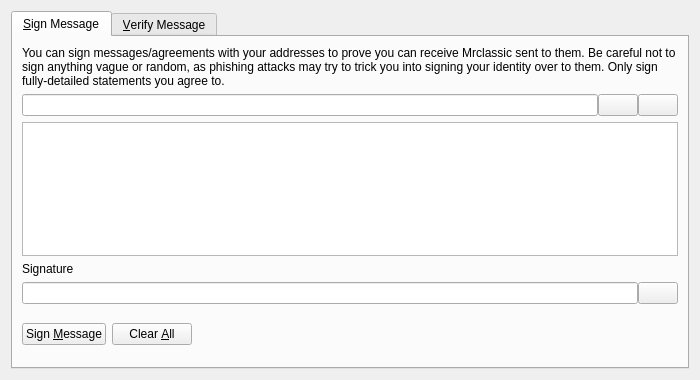
<?xml version="1.0" encoding="UTF-8"?>
<ui version="4.0">
 <class>SignVerifyMessageDialog</class>
 <widget class="QDialog" name="SignVerifyMessageDialog">
  <property name="geometry">
   <rect>
    <x>0</x>
    <y>0</y>
    <width>700</width>
    <height>380</height>
   </rect>
  </property>
  <property name="windowTitle">
   <string>Signatures - Sign / Verify a Message</string>
  </property>
  <property name="modal">
   <bool>true</bool>
  </property>
  <layout class="QVBoxLayout" name="verticalLayout">
   <item>
    <widget class="QTabWidget" name="tabWidget">
     <property name="currentIndex">
      <number>0</number>
     </property>
     <widget class="QWidget" name="tabSignMessage">
      <attribute name="title">
       <string>&amp;Sign Message</string>
      </attribute>
      <layout class="QVBoxLayout" name="verticalLayout_SM">
       <item>
        <widget class="QLabel" name="infoLabel_SM">
         <property name="text">
          <string>You can sign messages/agreements with your addresses to prove you can receive Mrclassic sent to them. Be careful not to sign anything vague or random, as phishing attacks may try to trick you into signing your identity over to them. Only sign fully-detailed statements you agree to.</string>
         </property>
         <property name="textFormat">
          <enum>Qt::PlainText</enum>
         </property>
         <property name="wordWrap">
          <bool>true</bool>
         </property>
        </widget>
       </item>
       <item>
        <layout class="QHBoxLayout" name="horizontalLayout_1_SM">
         <property name="spacing">
          <number>0</number>
         </property>
         <item>
          <widget class="QValidatedLineEdit" name="addressIn_SM">
           <property name="toolTip">
            <string>The Mrclassic address to sign the message with</string>
           </property>
          </widget>
         </item>
         <item>
          <widget class="QPushButton" name="addressBookButton_SM">
           <property name="toolTip">
            <string>Choose previously used address</string>
           </property>
           <property name="text">
            <string/>
           </property>
           <property name="shortcut">
            <string>Alt+A</string>
           </property>
           <property name="autoDefault">
            <bool>false</bool>
           </property>
          </widget>
         </item>
         <item>
          <widget class="QPushButton" name="pasteButton_SM">
           <property name="toolTip">
            <string>Paste address from clipboard</string>
           </property>
           <property name="text">
            <string/>
           </property>
           <property name="shortcut">
            <string>Alt+P</string>
           </property>
           <property name="autoDefault">
            <bool>false</bool>
           </property>
          </widget>
         </item>
        </layout>
       </item>
       <item>
        <widget class="QPlainTextEdit" name="messageIn_SM">
         <property name="toolTip">
          <string>Enter the message you want to sign here</string>
         </property>
        </widget>
       </item>
       <item>
        <widget class="QLabel" name="signatureLabel_SM">
         <property name="text">
          <string>Signature</string>
         </property>
         <property name="textFormat">
          <enum>Qt::PlainText</enum>
         </property>
        </widget>
       </item>
       <item>
        <layout class="QHBoxLayout" name="horizontalLayout_2_SM">
         <property name="spacing">
          <number>0</number>
         </property>
         <item>
          <widget class="QLineEdit" name="signatureOut_SM">
           <property name="font">
            <font>
             <italic>true</italic>
            </font>
           </property>
           <property name="readOnly">
            <bool>true</bool>
           </property>
          </widget>
         </item>
         <item>
          <widget class="QPushButton" name="copySignatureButton_SM">
           <property name="toolTip">
            <string>Copy the current signature to the system clipboard</string>
           </property>
           <property name="text">
            <string/>
           </property>
           <property name="autoDefault">
            <bool>false</bool>
           </property>
          </widget>
         </item>
        </layout>
       </item>
       <item>
        <layout class="QHBoxLayout" name="horizontalLayout_3_SM">
         <item>
          <widget class="QPushButton" name="signMessageButton_SM">
           <property name="toolTip">
            <string>Sign the message to prove you own this Mrclassic address</string>
           </property>
           <property name="text">
            <string>Sign &amp;Message</string>
           </property>
           <property name="autoDefault">
            <bool>false</bool>
           </property>
          </widget>
         </item>
         <item>
          <widget class="QPushButton" name="clearButton_SM">
           <property name="toolTip">
            <string>Reset all sign message fields</string>
           </property>
           <property name="text">
            <string>Clear &amp;All</string>
           </property>
           <property name="autoDefault">
            <bool>false</bool>
           </property>
          </widget>
         </item>
         <item>
          <spacer name="horizontalSpacer_1_SM">
           <property name="orientation">
            <enum>Qt::Horizontal</enum>
           </property>
           <property name="sizeHint" stdset="0">
            <size>
             <width>40</width>
             <height>48</height>
            </size>
           </property>
          </spacer>
         </item>
         <item>
          <widget class="QLabel" name="statusLabel_SM">
           <property name="font">
            <font>
             <weight>75</weight>
             <bold>true</bold>
            </font>
           </property>
           <property name="text">
            <string/>
           </property>
           <property name="wordWrap">
            <bool>true</bool>
           </property>
          </widget>
         </item>
         <item>
          <spacer name="horizontalSpacer_2_SM">
           <property name="orientation">
            <enum>Qt::Horizontal</enum>
           </property>
           <property name="sizeHint" stdset="0">
            <size>
             <width>40</width>
             <height>48</height>
            </size>
           </property>
          </spacer>
         </item>
        </layout>
       </item>
      </layout>
     </widget>
     <widget class="QWidget" name="tabVerifyMessage">
      <attribute name="title">
       <string>&amp;Verify Message</string>
      </attribute>
      <layout class="QVBoxLayout" name="verticalLayout_VM">
       <item>
        <widget class="QLabel" name="infoLabel_VM">
         <property name="text">
          <string>Enter the receiver's address, message (ensure you copy line breaks, spaces, tabs, etc. exactly) and signature below to verify the message. Be careful not to read more into the signature than what is in the signed message itself, to avoid being tricked by a man-in-the-middle attack. Note that this only proves the signing party receives with the address, it cannot prove sendership of any transaction!</string>
         </property>
         <property name="textFormat">
          <enum>Qt::PlainText</enum>
         </property>
         <property name="alignment">
          <set>Qt::AlignLeading|Qt::AlignLeft|Qt::AlignTop</set>
         </property>
         <property name="wordWrap">
          <bool>true</bool>
         </property>
        </widget>
       </item>
       <item>
        <layout class="QHBoxLayout" name="horizontalLayout_1_VM">
         <property name="spacing">
          <number>0</number>
         </property>
         <item>
          <widget class="QValidatedLineEdit" name="addressIn_VM">
           <property name="toolTip">
            <string>The Mrclassic address the message was signed with</string>
           </property>
          </widget>
         </item>
         <item>
          <widget class="QPushButton" name="addressBookButton_VM">
           <property name="toolTip">
            <string>Choose previously used address</string>
           </property>
           <property name="text">
            <string/>
           </property>
           <property name="shortcut">
            <string>Alt+A</string>
           </property>
           <property name="autoDefault">
            <bool>false</bool>
           </property>
          </widget>
         </item>
        </layout>
       </item>
       <item>
        <widget class="QPlainTextEdit" name="messageIn_VM"/>
       </item>
       <item>
        <widget class="QValidatedLineEdit" name="signatureIn_VM"/>
       </item>
       <item>
        <layout class="QHBoxLayout" name="horizontalLayout_2_VM">
         <item>
          <widget class="QPushButton" name="verifyMessageButton_VM">
           <property name="toolTip">
            <string>Verify the message to ensure it was signed with the specified Mrclassic address</string>
           </property>
           <property name="text">
            <string>Verify &amp;Message</string>
           </property>
           <property name="autoDefault">
            <bool>false</bool>
           </property>
          </widget>
         </item>
         <item>
          <widget class="QPushButton" name="clearButton_VM">
           <property name="toolTip">
            <string>Reset all verify message fields</string>
           </property>
           <property name="text">
            <string>Clear &amp;All</string>
           </property>
           <property name="autoDefault">
            <bool>false</bool>
           </property>
          </widget>
         </item>
         <item>
          <spacer name="horizontalSpacer_1_VM">
           <property name="orientation">
            <enum>Qt::Horizontal</enum>
           </property>
           <property name="sizeHint" stdset="0">
            <size>
             <width>40</width>
             <height>48</height>
            </size>
           </property>
          </spacer>
         </item>
         <item>
          <widget class="QLabel" name="statusLabel_VM">
           <property name="font">
            <font>
             <weight>75</weight>
             <bold>true</bold>
            </font>
           </property>
           <property name="text">
            <string/>
           </property>
           <property name="wordWrap">
            <bool>true</bool>
           </property>
          </widget>
         </item>
         <item>
          <spacer name="horizontalSpacer_2_VM">
           <property name="orientation">
            <enum>Qt::Horizontal</enum>
           </property>
           <property name="sizeHint" stdset="0">
            <size>
             <width>40</width>
             <height>48</height>
            </size>
           </property>
          </spacer>
         </item>
        </layout>
       </item>
      </layout>
     </widget>
    </widget>
   </item>
  </layout>
 </widget>
 <customwidgets>
  <customwidget>
   <class>QValidatedLineEdit</class>
   <extends>QLineEdit</extends>
   <header>qvalidatedlineedit.h</header>
  </customwidget>
 </customwidgets>
 <resources>
  <include location="../mrclassic.qrc"/>
 </resources>
 <connections/>
</ui>
